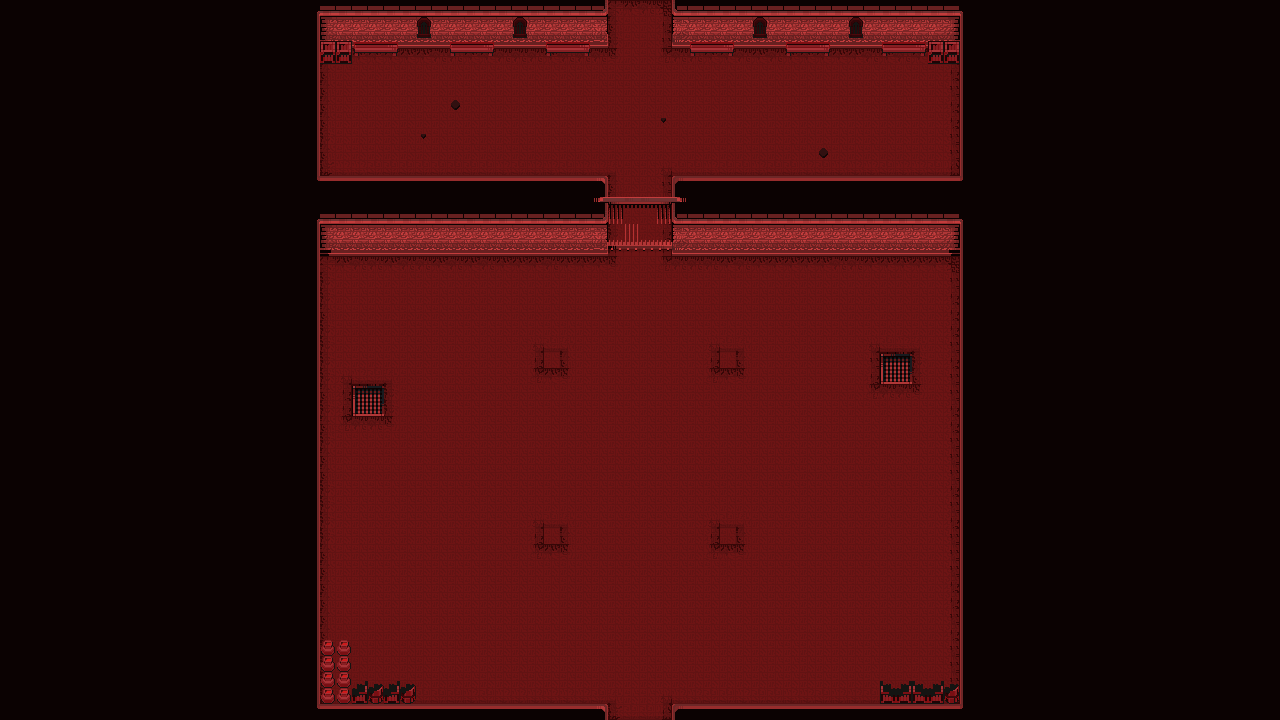

Below is a game level as drawn by its tile map, then a one-line description and the .tmx that defines it (tile-layer data replaced by summaries):
An orthogonal 80x45 tile map with 16x16 px tiles, 5 tile layers (Suelo, Suelorejas, Pared, Rejas, ...), 2 tilesets and 2 objects.

<map version="1.10" tiledversion="1.10.0" orientation="orthogonal" renderorder="right-down" width="80" height="45" tilewidth="16" tileheight="16" infinite="0" nextlayerid="11" nextobjectid="12">
 <tileset firstgid="1" name="InfernalTiles" tilewidth="16" tileheight="16" tilecount="625" columns="25">
  <image source="InfernalTiles.png" width="400" height="400" />
  <wangsets>
   <wangset name="Suelo" type="corner" tile="-1">
    <wangcolor name="Esquinas" color="#ff0000" tile="-1" probability="1" />
    <wangcolor name="Centro" color="#00ff00" tile="-1" probability="1" />
    <wangtile tileid="4" wangid="0,1,0,2,0,1,0,1" />
    <wangtile tileid="5" wangid="0,1,0,2,0,2,0,1" />
    <wangtile tileid="6" wangid="0,1,0,1,0,2,0,1" />
    <wangtile tileid="7" wangid="0,2,0,1,0,2,0,2" />
    <wangtile tileid="8" wangid="0,2,0,1,0,1,0,2" />
    <wangtile tileid="9" wangid="0,2,0,2,0,1,0,2" />
    <wangtile tileid="29" wangid="0,2,0,2,0,1,0,1" />
    <wangtile tileid="30" wangid="0,2,0,2,0,2,0,2" />
    <wangtile tileid="31" wangid="0,1,0,1,0,2,0,2" />
    <wangtile tileid="32" wangid="0,1,0,1,0,2,0,2" />
    <wangtile tileid="34" wangid="0,2,0,2,0,1,0,1" />
    <wangtile tileid="54" wangid="0,2,0,1,0,1,0,1" />
    <wangtile tileid="55" wangid="0,2,0,1,0,1,0,2" />
    <wangtile tileid="56" wangid="0,1,0,1,0,1,0,2" />
    <wangtile tileid="57" wangid="0,1,0,2,0,2,0,2" />
    <wangtile tileid="58" wangid="0,1,0,2,0,2,0,1" />
    <wangtile tileid="59" wangid="0,2,0,2,0,2,0,1" />
   </wangset>
  </wangsets>
 </tileset>
 <tileset firstgid="626" name="InfernalProps" tilewidth="16" tileheight="16" tilecount="625" columns="25">
  <image source="InfernalProps.png" width="400" height="400" />
 </tileset>
 <layer id="9" name="Suelo" width="80" height="45">
  <properties>
   <property name="Draw" type="bool" value="true" />
   <property name="Navigation" type="bool" value="false" />
  </properties>
  <data>[3600 cells, 3589 non-empty, 17 distinct tile ids]</data>
 </layer>
 <layer id="5" name="Suelorejas" width="80" height="45">
  <properties>
   <property name="Draw" type="bool" value="true" />
   <property name="Navigation" type="bool" value="false" />
  </properties>
  <data>[3600 cells, 4 non-empty, 3 distinct tile ids]</data>
 </layer>
 <layer id="3" name="Pared" width="80" height="45">
  <properties>
   <property name="Draw" type="bool" value="true" />
   <property name="Navigation" type="bool" value="false" />
  </properties>
  <data>[3600 cells, 2133 non-empty, 29 distinct tile ids]</data>
 </layer>
 <layer id="4" name="Rejas" width="80" height="45">
  <properties>
   <property name="Draw" type="bool" value="true" />
   <property name="Navigation" type="bool" value="false" />
  </properties>
  <data>[3600 cells, 6 non-empty, 5 distinct tile ids]</data>
 </layer>
 <layer id="6" name="Decoracion" width="80" height="45">
  <properties>
   <property name="Draw" type="bool" value="true" />
   <property name="Navigation" type="bool" value="false" />
  </properties>
  <data>[3600 cells, 94 non-empty, 22 distinct tile ids]</data>
 </layer>
 <objectgroup id="10" name="Colliders">
  <properties>
   <property name="Platform" type="bool" value="true" />
  </properties>
  <object id="1" x="608" y="0">
   <polygon points="0,0 0,32 -288,32 -288,176 0,176 0,240 -288,240 -288,704 0,704 0,720 -608,720 -608,0" />
  </object>
  <object id="2" x="672" y="0">
   <polygon points="0,0 0,32 288,32 288,176 0,176 0,240 288,240 288,704 0,704 0,720 608,720 608,0" />
  </object>
 </objectgroup>
</map>
